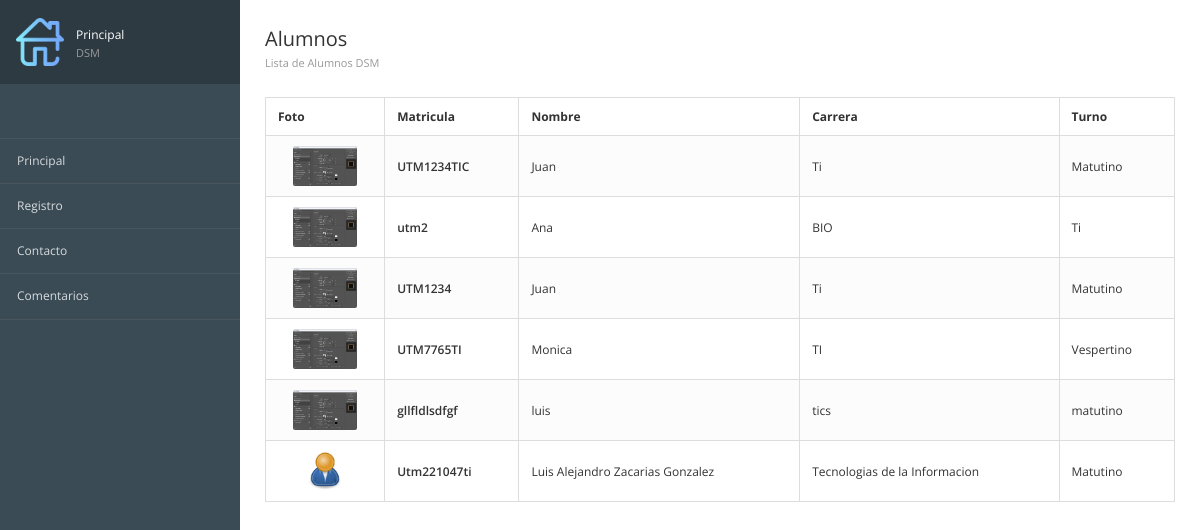
The page / on the database its author committed.
### registros/models.py (models this page shows, shortened)
class Alumnos(models.Model):  # define la estructura de nuestra tabla
    matricula = models.CharField(max_length=12,verbose_name="Matricula")  # Texto corto
    nombre = models.TextField()  # Texto largo
    carrera = models.TextField()
    turno = models.CharField(max_length=10)
    imagen = models.ImageField(null=True, upload_to="fotos", verbose_name="Fotografia")
    created = models.DateTimeField(auto_now_add=True)  # Fecha y Hora
    updated = models.DateTimeField(auto_now=True)  # Se actualiza al guardar cambios
    class Meta:
        verbose_name = "Alumno"
        verbose_name_plural = "Alumnos"
        ordering = ["-created"]

### registros/views.py (the view)
# urls.py: path('',views_registros.registros,name="principal"),
def registros(request):
    alumnos = Alumnos.objects.all()
    return render(request, "registros/principal.html", {'alumnos': alumnos})

### registros/templates/registros/principal.html (shortened to what this page needs)
{% extends "inicio/encabezado.html" %}
{%block tilulo1%}Principal{%endblock%}
{%block tilulo2%}DSM{%endblock%}
{%block imagen%}
   {%load static%}
   {%static 'inicio/images/home.png'%}
   {%endblock%}
{% block contenido%}
    	<div class="page-content">
			<div class="page-header">
				<div class="page-title">
					<h3>Alumnos
				    <small>Lista de Alumnos DSM </small></h3>
				</div>
			</div>
<table class="table table-bordered table-striped">
	<thead>
		<tr>
			<th>Foto</th>
			<th>Matricula</th>
			<th>Nombre</th>
			<th>Carrera</th>
			<th>Turno</th>
		</tr>
	</thead>
	<tbody>
      {% for alumno in alumnos %}
		  <tr>
			    <td class="text-center">
				     <img src="{{alumno.imagen.url}}" alt="" class="img-media">
			    </td>
			    <td class="text-semibold">{{alumno.matricula}}</td>
			    <td class="muted">{{alumno.nombre}}</td>
			    <td class="muted">{{alumno.carrera}}</td>
			    <td class="muted">{{alumno.turno}}</td>
		 </tr>
       {% endfor %}
	</tbody>
</table>
{%endblock%}

### inicio/templates/inicio/encabezado.html (shortened to what this page needs)
<!DOCTYPE html>
<html lang="en">
<head>
{%load static%}
<link href="{% static 'inicio/css/bootstrap.min.css'%}" rel="stylesheet" type="text/css">
<link href="{% static 'inicio/css/londinium-theme.css'%}" rel="stylesheet" type="text/css">
<link href="{% static 'inicio/css/styles.css'%}" rel="stylesheet" type="text/css">
<link href="{% static 'inicio/css/icons.css'%}" rel="stylesheet" type="text/css">
</head>
<body>
 	<div class="page-container">
		<div class="sidebar">
              <div class="user-menu dropdown">
                <a href="#">
                    <img src="{%block imagen%}{%endblock%}">
                    <div class="user-info">
                        {%block tilulo1%}{%endblock%} <span> {%block tilulo2%}{%endblock%}</span>
                    </div>
                </a>
               </div>
			<div class="sidebar-content">
				<ul class="navigation">
							<li><a href="{%url 'principal' %}">Principal</a></li>
							<li><a href="{%url 'formulario' %}">Registro</a></li>
							<li><a href="{%url 'contacto' %}">Contacto</a></li>
							<li><a href="{%url 'ver_comentarios' %}">Comentarios</a></li>
				</ul>
			</div>
		</div>
          {% block contenido %}
			{% endblock %}
	</div>
</body>
</html>

### inicio/static/inicio/css/londinium-theme.css (style rules this page uses)
.panel-toolbar:after, .page-header:after, .header-bar-stats .page-stats li:after, .panel-heading:after { content: ""; display: table; clear: both; }
html { height: 100%; }
body { font-family: 'Open Sans', sans-serif; font-size: 12px; position: relative; min-height: 100%; }
a { cursor: pointer; }
h1, h2, h3, h4, h5, h6, .h1, .h2, .h3, .h4, .h5, .h6 { font-weight: 600; line-height: 1.42857143; margin-top: 0; }
h3, .h3 { font-size: 20px; }
ul, ol { padding-left: 16px; }
.text-semibold { font-weight: 600; }
.img-media { height: 40px; border-radius: 2px; }
.page-container { background-color: #fff; }
@media (min-width: 992px) { .navbar-form, .navbar-text, .navbar-nav, .navbar-button, .sidebar { display: block; } }
.page-header { padding: 0; margin: 0; position: relative; border: 0; }
.page-header small { display: block; font-size: 11px; color: #999; margin: 8px 0 0 0; }
.page-title { float: left; }
.page-title h3 { padding: 29px 0; margin: 0; font-weight: 400; line-height: 20px; }
.table { margin-bottom: 0; }
.table > thead > tr > th { border-bottom-width: 1px; outline: 0; }
.table > thead > tr > th, .table > tbody > tr > th, .table > tfoot > tr > th, .table > thead > tr > td, .table > tbody > tr > td, .table > tfoot > tr > td { vertical-align: middle; padding: 10px 12px; }
.table-striped > tbody > tr:nth-child(odd) > td, .table-striped > tbody > tr:nth-child(odd) > th, .table-hover > tbody > tr:hover > td, .table-hover > tbody > tr:hover > th { background-color: #fcfcfc; }

### rows shown on the page
Alumnos: imagen (picture), matricula "UTM1234TIC", nombre "Juan", carrera "Ti", turno "Matutino"
Alumnos: imagen (picture), matricula "utm2", nombre "Ana", carrera "BIO", turno "Ti"
Alumnos: imagen (picture), matricula "UTM1234", nombre "Juan", carrera "Ti", turno "Matutino"
Alumnos: imagen (picture), matricula "UTM7765TI", nombre "Monica", carrera "TI", turno "Vespertino"
Alumnos: imagen (picture), matricula "gllfldlsdfgf", nombre "luis", carrera "tics", turno "matutino"
Alumnos: imagen (picture), matricula "Utm221047ti", nombre "Luis Alejandro Zacarias Gonzalez", carrera "Tecnologias de la Informacion", turno "Matutino"
